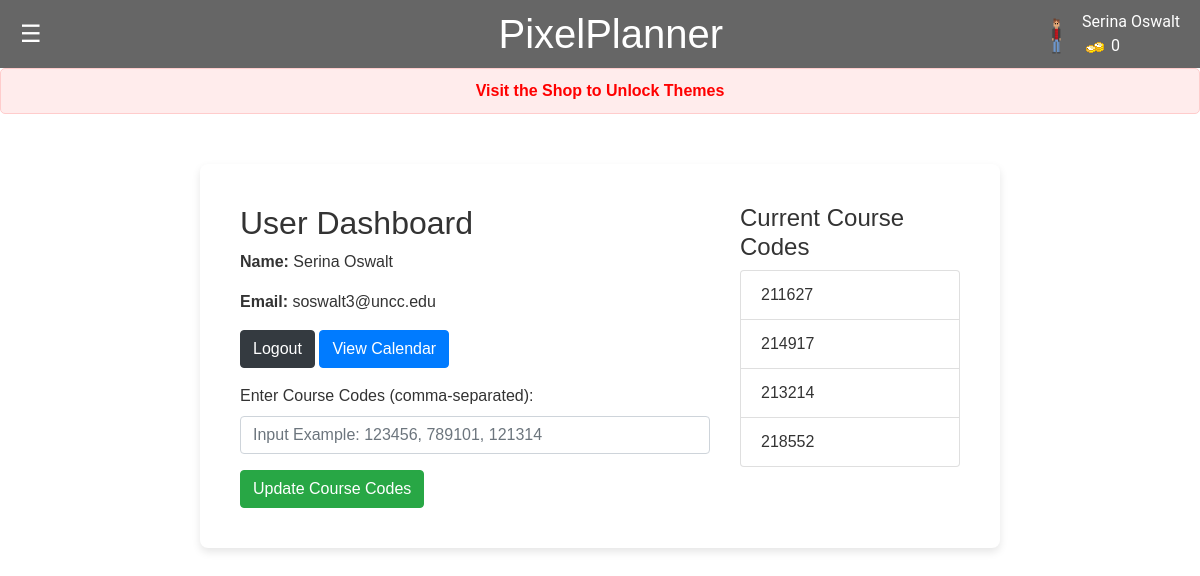
Screenshot of /settings (signed in) with the database file from the repository.
### app.py (models this page shows, shortened)
class User(db.Model):
    id = db.Column(db.Integer, primary_key=True)
    name = db.Column(db.String(100), nullable=False)
    email = db.Column(db.String(100), unique=True)
    password = db.Column(db.String(100))
    canvas_api_key = db.Column(db.String(255))
    course_codes_list = db.Column(db.String(255))
    avatar = db.Column(db.String(255))
    coins = db.Column(db.Integer)
    color_picker_unlocked = db.Column(db.Boolean, default=False)
    user_items = db.relationship('UserItem', backref='user', lazy=True, cascade="all, delete, delete-orphan")

### app.py (the view, shortened to what this page needs)
@app.route('/settings', methods=['GET', 'POST'])
def settings():
    if 'email' in session:
        user = User.query.filter_by(email=session['email']).first()
        course_codes = user.course_codes_list.split(',') if user.course_codes_list else []
        return render_template('settings.html', user=user, course_codes=course_codes)
    return redirect(url_for('login'))

### templates/settings.html (shortened to what this page needs)
<!DOCTYPE html>
<html lang="en">
<head>
  <link rel="stylesheet" href="https://cdn.jsdelivr.net/npm/bootstrap@4.6.2/dist/css/bootstrap.min.css">
  <link rel="stylesheet" href="/static/css/styles.css">
</head>
<body>
    <header>
        <div class="menu-icon" onmouseover="openNav()" onmouseout="closeNav()">&#9776;</div>
        <h1>PixelPlanner</h1>
        <div class="profile-info">
            <img src="{{ url_for('static', filename='images/' + user.avatar) }}" alt="User Avatar" class="avatar">
            <div class="player-info">
                <span class="player-name">{{session.get('user_name', 'Guest')}}</span>
                <span class="player-coins"><img src="{{ url_for('static', filename='images/coin.png') }}" alt="Coin"> {{
                    user.coins }}</span>
            </div>
    </header>
{% if user.color_picker_unlocked %}
<form class="color-picker">
    <fieldset>
        <legend class="visually-hidden">Pick a color scheme</legend>
        <label for="light" class="visually-hidden">Light Theme</label>
        <input type="radio" name="theme" id="light" checked>
        <label for="pink" class="visually-hidden">Pink Theme</label>
        <input type="radio" name="theme" id="pink">
        <label for="blue" class="visually-hidden">Blue Theme</label>
        <input type="radio" name="theme" id="blue">
        <label for="green" class="visually-hidden">Green</label>
        <input type="radio" name="theme" id="green">
        <label for="dark" class="visually-hidden">Dark</label>
        <input type="radio" name="theme" id="dark">
    </fieldset>
</form>
{% else %}
<p class="locked-feature-notice">Visit the Shop to Unlock Themes</p>
{% endif %}
<div class="settings-container">
    <div class="row justify-content-center">
        <div class="col-sm-8">
            <h2>User Dashboard</h2>
            <p><b>Name: </b>{{ user.name }}</p>
            <p><b>Email: </b>{{ user.email }}</p>
            <a href="/logout" class="btn btn-dark">Logout</a>
            <a href="/canvas-calendar" class="btn btn-primary">View Calendar</a>
            <form action="/settings" method="POST" class="mt-3">
                <div class="form-group">
                    <label for="courseCodes">Enter Course Codes (comma-separated):</label>
                    <input type="text" class="form-control" id="courseCodes" name="course_codes" required placeholder="Input Example: 123456, 789101, 121314">
                </div>
                <button type="submit" class="btn btn-success">Update Course Codes</button>
            </form>
        </div>
        <div class="col-sm-4">
            <h4>Current Course Codes</h4>
            <ul class="list-group">
                {% for code in course_codes %}
                    <li class="list-group-item">{{ code }}</li>
                {% endfor %}
            </ul>
        </div>
    </div>
</div>
</body>
</html>

### static/css/styles.css (style rules this page uses)
body, html { height: 100%; margin: 0; padding: 0; font-family: Arial, sans-serif; background-color: var(--bg-color); color: var(--text-color); }
body, html { margin: 0; padding: 0; font-family: Arial, sans-serif; }
header { display: flex; justify-content: space-between; align-items: center; background-color: var(--notification-text-color); padding: 10px 20px; position: relative; }
header h1 { margin: 0; flex-grow: 1; text-align: center; color: var(--bg-color) }
.menu-icon { cursor: pointer; font-size: 24px; color: var(--bg-color); }
.profile-info { display: flex; align-items: center; position: absolute; top: 10px; right: 20px; font-family: 'Roboto', sans-serif; color: var(--bg-color); }
.avatar { height: 50px; width: auto; border-radius: 50%; }
.player-info { display: flex; flex-direction: column; margin-left: 10px }
body { font-family: Arial, sans-serif; background-color: var(--bg-color); margin: 0; padding: 0; }
.settings-container { background-color: #ffffff; padding: 40px; border-radius: 8px; box-shadow: 0 4px 8px rgba(0, 0, 0, 0.1); max-width: 800px; width: 100%; margin: 50px auto; color: var(settings-text-color); }
:root { --bg-color: #fff; --text-color: #333; --link-color: #007bff; --hover-bg-color: #cccccc; --hover-text-decoration: underline; --notification-text-color: #666; --border-color: #eee; --event-color: #666; }
a { color: var(--link-color); }
.locked-feature-notice { color: #ff0000; font-weight: bold; padding: 10px; background-color: #ffecec; border: 1px solid #ffcccc; border-radius: 5px; text-align: center; }

### rows the page displays
User: avatar (picture), get "Serina Oswalt", coins "0", name "Serina Oswalt", email "soswalt3@uncc.edu"

### other values shown
{{ code }} "211627" "214917" "213214" "218552"
